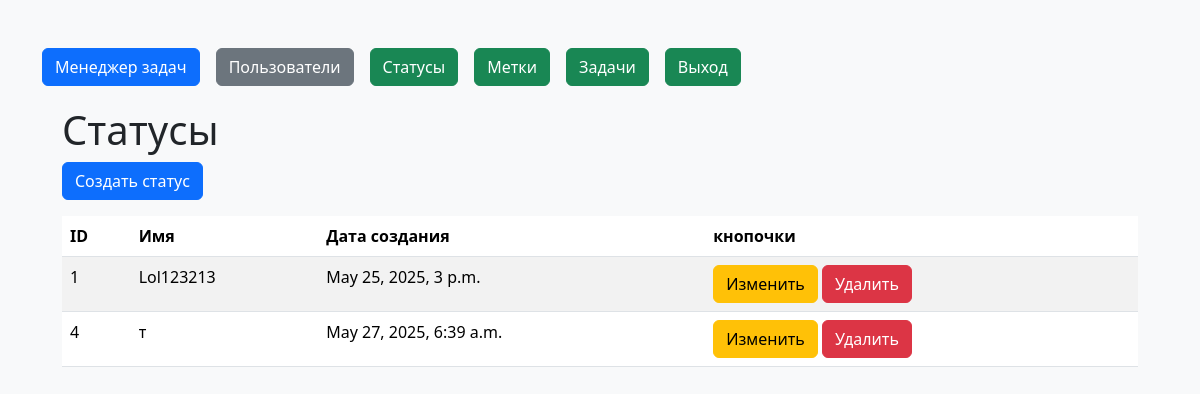
The page /statuses/ (signed in) on the database its author committed.
### statuses/models.py (models this page shows, shortened)
class Status(models.Model):
    name = models.CharField(max_length=100, unique=True)
    created_at = models.DateTimeField(auto_now_add=True)

### statuses/views.py (the view)
# urls.py: path('', StatusListView.as_view(), name='status_list'),
class StatusListView(View):
    def get(self, request, *args, **kwargs):
        if not request.user.is_authenticated:
            messages.error(request, 'Вы не авторизованы! Пожалуйста, выполните вход.')
            return redirect('login')
        statuses = Status.objects.all()
        return render(request, 'status_list.html', context={'statuses': statuses})

### statuses/templates/status_list.html (shortened to what this page needs)
{% extends 'base.html' %}
{% block content %}
<h1>Статусы</h1>
<a href="{% url 'status_create' %}" class="btn btn-primary mb-3">Создать статус</a>
<table class="table table-striped">
    <thead>
        <tr>
            <th>ID</th>
            <th>Имя</th>
            <th>Дата создания</th>
            <th>кнопочки</th>
        </tr>
    </thead>
    <tbody>
        {% for status in statuses %}
            <tr>
                <td>{{ status.id }}</td>
                <td>{{ status.name }}</td>
                <td>{{ status.created_at }}</td>
                <td>
                    <a href="{% url 'status_update' status.id %}" class="btn btn-warning">Изменить</a>
                    <form action="{% url 'status_delete' status.id %}" method="post" style="display:inline;">
                        <button type="submit" class="btn btn-danger">Удалить</button>
                    </form>
                </td>
            </tr>
        {% empty %}
            <p>No statuses available.</p>
        {% endfor %}
    </tbody>
</table>
{% endblock %}

### rows shown on the page
Status: id "1", name "Lol123213", created_at "May 25, 2025, 3 p.m."
Status: id "4", name "т", created_at "May 27, 2025, 6:39 a.m."
